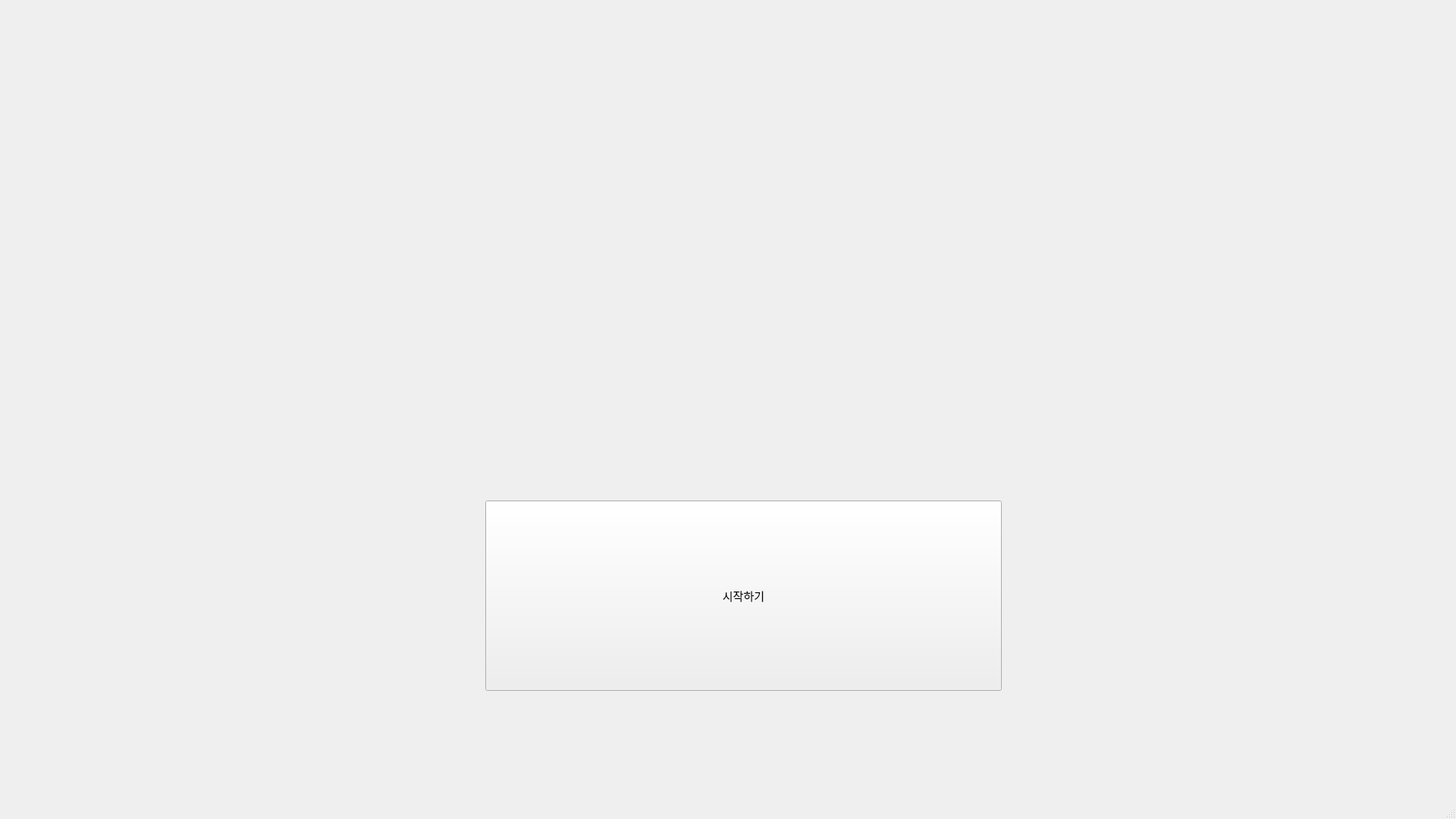
<?xml version="1.0" encoding="UTF-8"?>
<ui version="4.0">
 <class>Startwindow</class>
 <widget class="QMainWindow" name="Startwindow">
  <property name="geometry">
   <rect>
    <x>0</x>
    <y>0</y>
    <width>1920</width>
    <height>1080</height>
   </rect>
  </property>
  <property name="font">
   <font>
    <family>NanumBarunGothic</family>
    <pointsize>11</pointsize>
   </font>
  </property>
  <property name="mouseTracking">
   <bool>false</bool>
  </property>
  <property name="windowTitle">
   <string>시작화면</string>
  </property>
  <property name="toolTip">
   <string notr="true"/>
  </property>
  <property name="toolTipDuration">
   <number>0</number>
  </property>
  <property name="statusTip">
   <string notr="true"/>
  </property>
  <property name="whatsThis">
   <string notr="true"/>
  </property>
  <property name="accessibleName">
   <string notr="true"/>
  </property>
  <property name="accessibleDescription">
   <string notr="true"/>
  </property>
  <property name="autoFillBackground">
   <bool>false</bool>
  </property>
  <widget class="QWidget" name="centralwidget">
   <widget class="QLabel" name="label">
    <property name="geometry">
     <rect>
      <x>450</x>
      <y>180</y>
      <width>991</width>
      <height>341</height>
     </rect>
    </property>
    <property name="sizePolicy">
     <sizepolicy hsizetype="Maximum" vsizetype="Maximum">
      <horstretch>100</horstretch>
      <verstretch>0</verstretch>
     </sizepolicy>
    </property>
    <property name="minimumSize">
     <size>
      <width>21</width>
      <height>0</height>
     </size>
    </property>
    <property name="sizeIncrement">
     <size>
      <width>100</width>
      <height>200</height>
     </size>
    </property>
    <property name="baseSize">
     <size>
      <width>100</width>
      <height>0</height>
     </size>
    </property>
    <property name="text">
     <string/>
    </property>
    <property name="pixmap">
     <pixmap>logo_mini.png</pixmap>
    </property>
   </widget>
   <widget class="QPushButton" name="start">
    <property name="geometry">
     <rect>
      <x>640</x>
      <y>660</y>
      <width>681</width>
      <height>251</height>
     </rect>
    </property>
    <property name="minimumSize">
     <size>
      <width>21</width>
      <height>0</height>
     </size>
    </property>
    <property name="text">
     <string>시작하기</string>
    </property>
   </widget>
  </widget>
  <widget class="QStatusBar" name="statusbar"/>
 </widget>
 <resources/>
 <connections/>
</ui>
